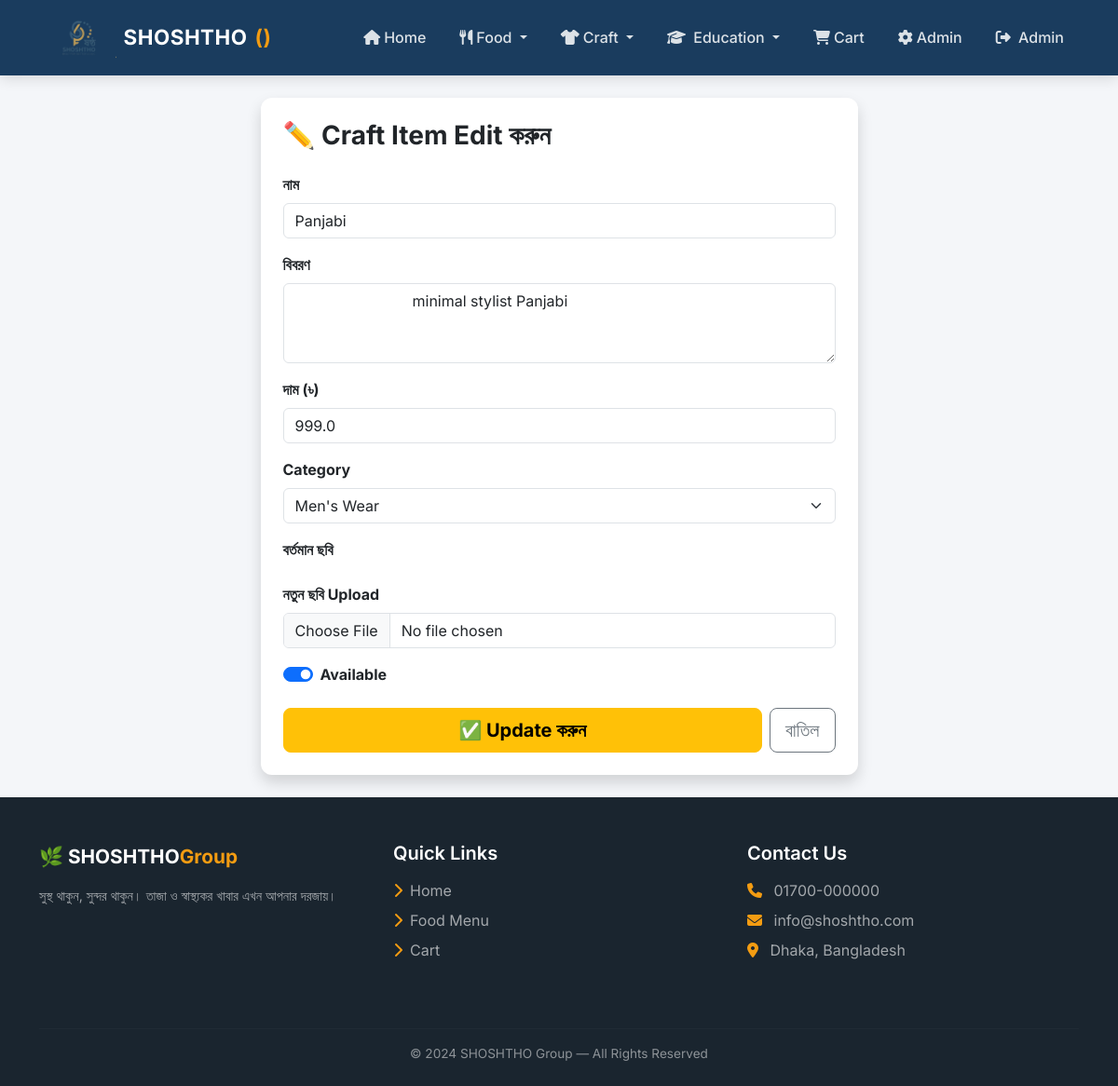
Screenshot of /admin/craft/edit/1 (signed in) with the database file from the repository.
### app/models.py (models this page shows)
class User(UserMixin, db.Model):
    id = db.Column(db.Integer, primary_key=True)
    name = db.Column(db.String(100), nullable=False)
    email = db.Column(db.String(150), unique=True,
                      nullable=False)
    password = db.Column(db.String(200), nullable=False)
    phone = db.Column(db.String(20))
    address = db.Column(db.Text)
    is_admin = db.Column(db.Boolean, default=False)
    orders = db.relationship('Order', backref='user',
                             lazy=True)

class CraftItem(db.Model):
    id = db.Column(db.Integer, primary_key=True)
    name = db.Column(db.String(200), nullable=False)
    description = db.Column(db.Text)
    price = db.Column(db.Float, nullable=False)
    old_price = db.Column(db.Float, nullable=True)
    badge = db.Column(db.String(50), nullable=True)
    category = db.Column(db.String(100))
    image_url = db.Column(db.String(300))
    is_available = db.Column(db.Boolean, default=True)
    is_featured = db.Column(db.Boolean, default=False)
    sort_order = db.Column(db.Integer, default=0)
    created_at = db.Column(db.DateTime,
                           default=datetime.utcnow)

### app/routes/admin.py (the view, shortened to what this page needs)
@admin.route('/admin/craft/edit/<int:item_id>',
             methods=['GET','POST'])
@login_required
@admin_required
def edit_craft(item_id):
    item = CraftItem.query.get_or_404(item_id)
    return render_template('admin/edit_craft.html',
                           item=item)

### app/__init__.py (called while the page is built)
@login_manager.user_loader
def load_user(user_id):
    from .models import User
    return User.query.get(int(user_id))

### app/routes/admin.py (called while the page is built)
def admin_required(f):
    @wraps(f)
    def decorated(*args, **kwargs):
        if not current_user.is_admin:
            flash('Admin access দরকার!', 'danger')
            return redirect(url_for('shop.home'))
        return f(*args, **kwargs)
    return decorated

### app/routes/shop.py (called while the page is built)
@shop.app_context_processor
def inject_globals():
    return dict(get_blogs=get_blogs)

### app/templates/admin/edit_craft.html (shortened to what this page needs)
{% extends 'base.html' %}
{% block content %}
<div class="container my-4">
    <div class="row justify-content-center">
        <div class="col-md-7">
            <div class="card shadow p-4">
                <h3 class="fw-bold mb-4">✏️ Craft Item Edit করুন</h3>
                <form method="POST"
                      action="/admin/craft/edit/{{ item.id }}"
                      enctype="multipart/form-data">
                    <div class="mb-3">
                        <label class="form-label fw-bold">নাম</label>
                        <input type="text" name="name"
                               class="form-control"
                               value="{{ item.name }}" required>
                    </div>
                    <div class="mb-3">
                        <label class="form-label fw-bold">
                            বিবরণ
                        </label>
                        <textarea name="description"
                                  class="form-control"
                                  rows="3">
                            {{ item.description }}
                        </textarea>
                    </div>
                    <div class="mb-3">
                        <label class="form-label fw-bold">
                            দাম (৳)
                        </label>
                        <input type="number" name="price"
                               class="form-control"
                               value="{{ item.price }}"
                               step="0.01" required>
                    </div>
                    <div class="mb-3">
                        <label class="form-label fw-bold">
                            Category
                        </label>
                        <select name="category" class="form-select">
                            <option value="Men"
                                {{ 'selected' if item.category=='Men' }}>
                                Men's Wear
                            </option>
                        </select>
                    </div>
                    <div class="mb-3">
                        <label class="form-label fw-bold">
                            বর্তমান ছবি
                        </label>
                    </div>
                    <div class="mb-3">
                        <label class="form-label fw-bold">
                            নতুন ছবি Upload
                        </label>
                        <input type="file" name="image"
                               class="form-control"
                               accept="image/*">
                    </div>
                    <div class="mb-4">
                        <div class="form-check form-switch">
                            <input class="form-check-input"
                                   type="checkbox"
                                   name="is_available"
                                   {{ 'checked' if item.is_available }}>
                            <label class="form-check-label fw-bold">
                                Available
                            </label>
                        </div>
                    </div>
                    <div class="d-flex gap-2">
                        <button type="submit"
                                class="btn btn-warning btn-lg flex-grow-1 fw-bold">
                            ✅ Update করুন
                        </button>
                        <a href="/admin/craft"
                           class="btn btn-outline-secondary btn-lg">
                            বাতিল
                        </a>
                    </div>
                </form>
            </div>
        </div>
    </div>
</div>
{% endblock %}

### app/templates/base.html (shortened to what this page needs)
<!DOCTYPE html>
<html lang="bn">
<head>
    <link href="https://cdn.jsdelivr.net/npm/bootstrap@5.3.0/dist/css/bootstrap.min.css" rel="stylesheet">
    <link href="https://cdnjs.cloudflare.com/ajax/libs/font-awesome/6.4.0/css/all.min.css" rel="stylesheet">
</head>
<body>
<nav class="navbar navbar-expand-lg">
    <div class="container">
        <a class="navbar-brand d-flex align-items-center gap-2" href="/">
    <img src="/static/images/logo.png"
         height="45"
         onerror="this.style.display='none'"
         alt="SHOSHTHO Logo">
    SHOSHTHO<span>()</span>
</a>
        <div class="collapse navbar-collapse" id="navMenu">
            <ul class="navbar-nav ms-auto align-items-center gap-1">
    <li class="nav-item">
        <a class="nav-link" href="/">
            <i class="fas fa-home me-1"></i>Home
        </a>
    </li>
    <li class="nav-item dropdown">
        <a class="nav-link dropdown-toggle" href="#"
           data-bs-toggle="dropdown">
            <i class="fas fa-utensils me-1"></i>Food
        </a>
    </li>
    <li class="nav-item dropdown">
        <a class="nav-link dropdown-toggle" href="#"
           data-bs-toggle="dropdown">
            <i class="fas fa-tshirt me-1"></i>Craft
        </a>
    </li>
    <li class="nav-item dropdown">
        <a class="nav-link dropdown-toggle" href="#"
           data-bs-toggle="dropdown">
            <i class="fas fa-graduation-cap me-1"></i>
            Education
        </a>
    </li>
    <li class="nav-item">
        <a class="nav-link" href="/cart">
            <i class="fas fa-shopping-cart me-1"></i>Cart
            {% set cart = session.get('cart', {}) %}
        </a>
    </li>
    {% if current_user.is_authenticated %}
        {% if current_user.is_admin %}
        <li class="nav-item">
            <a class="nav-link" href="/admin">
                <i class="fas fa-cog me-1"></i>Admin
            </a>
        </li>
        {% endif %}
        <li class="nav-item">
            <a class="nav-link" href="/logout">
                <i class="fas fa-sign-out-alt me-1"></i>
                {{ current_user.name }}
            </a>
        </li>
    {% else %}
        <li class="nav-item">
            <a class="nav-link" href="/login">
                <i class="fas fa-sign-in-alt me-1"></i>Login
            </a>
        </li>
    {% endif %}
</ul>
        </div>
    </div>
</nav>
<main>
    {% block content %}{% endblock %}
</main>
<footer>
    <div class="container">
        <div class="row">
            <div class="col-md-4 mb-4">
                <div class="footer-brand mb-3">
                    🌿 SHOSHTHO<span>Group</span>
                </div>
                <p style="color:rgba(255,255,255,0.6); font-size:0.9rem;">
                    সুস্থ থাকুন, সুন্দর থাকুন।
                    তাজা ও স্বাস্থ্যকর খাবার
                    এখন আপনার দরজায়।
                </p>
            </div>
            <div class="col-md-4 mb-4">
                <h5 class="mb-3">Quick Links</h5>
                <ul class="list-unstyled">
                    <li class="mb-2">
                        <a href="/"><i class="fas fa-chevron-right me-2" style="color:var(--accent)"></i>Home</a>
                    </li>
                    <li class="mb-2">
                        <a href="/menu"><i class="fas fa-chevron-right me-2" style="color:var(--accent)"></i>Food Menu</a>
                    </li>
                    <li class="mb-2">
                        <a href="/cart"><i class="fas fa-chevron-right me-2" style="color:var(--accent)"></i>Cart</a>
                    </li>
                </ul>
            </div>
            <div class="col-md-4 mb-4">
                <h5 class="mb-3">Contact Us</h5>
                <ul class="list-unstyled" style="color:rgba(255,255,255,0.6);">
                    <li class="mb-2">
                        <i class="fas fa-phone me-2" style="color:var(--accent)"></i>
                        01700-000000
                    </li>
                    <li class="mb-2">
                        <i class="fas fa-envelope me-2" style="color:var(--accent)"></i>
                        info@shoshtho.com
                    </li>
                    <li class="mb-2">
                        <i class="fas fa-map-marker-alt me-2" style="color:var(--accent)"></i>
                        Dhaka, Bangladesh
                    </li>
                </ul>
            </div>
        </div>
        <hr class="footer-divider">
        <div class="text-center" style="color:rgba(255,255,255,0.5); font-size:0.85rem;">
            © 2024 SHOSHTHO Group — All Rights Reserved
        </div>
    </div>
</footer>
</body>
</html>

### app/templates/base.html (style rules this page uses)
:root { --primary: #1a3c5e; --secondary: #2e86c1; --accent: #f39c12; --light: #f8f9fa; --dark: #1a252f; --text: #2c3e50; }
* { margin: 0; padding: 0; box-sizing: border-box; }
body { font-family: 'Inter', 'Hind Siliguri', sans-serif; color: var(--text); background: #f4f6f9; }
.navbar { background: var(--primary) !important; box-shadow: 0 2px 15px rgba(0,0,0,0.15); padding: 0.8rem 0; }
.navbar-brand { color: white !important; font-weight: 700; font-size: 1.4rem; letter-spacing: 0.5px; }
.navbar-brand span { color: var(--accent); }
.nav-link { color: rgba(255,255,255,0.85) !important; font-weight: 500; padding: 0.5rem 1rem !important; border-radius: 6px; transition: all 0.2s; }
.card { border: none; border-radius: 12px; box-shadow: 0 2px 12px rgba(0,0,0,0.07); transition: all 0.3s; background: white; }
footer { background: var(--dark); color: rgba(255,255,255,0.8); padding: 3rem 0 1.5rem; }
footer h5 { color: white; font-weight: 600; }
footer a { color: rgba(255,255,255,0.6); text-decoration: none; transition: color 0.2s; }
.footer-brand { color: white; font-size: 1.3rem; font-weight: 700; }
.footer-brand span { color: var(--accent); }
.footer-divider { border-color: rgba(255,255,255,0.1); margin: 2rem 0 1rem; }
body { padding-bottom: 70px; }
@media (min-width: 768px) { body { padding-bottom: 0; } }

### rows the page displays
User: name "Admin"
CraftItem: name "Panjabi", description "minimal stylist Panjabi", price "999.0"
